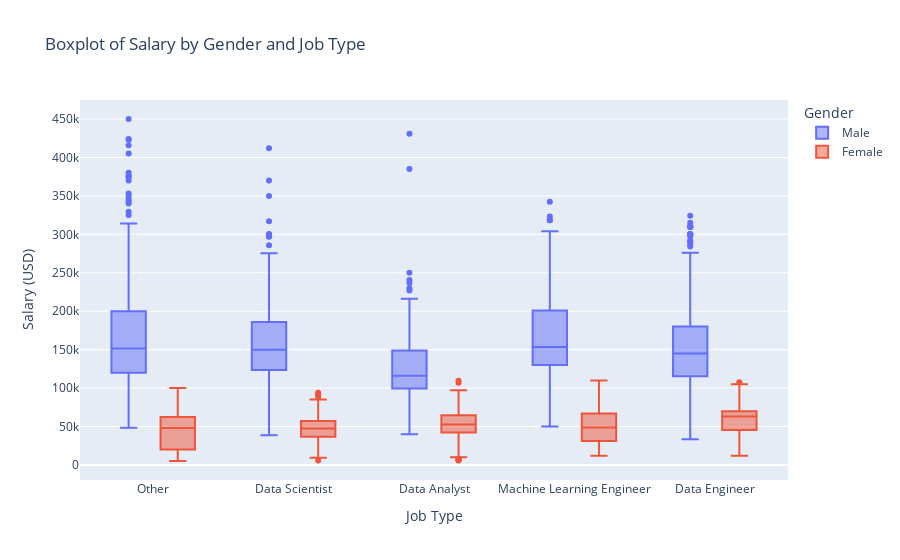

Notebook code cell kept with this figure:
### Markdown cell above
### 1- Salary by gender and job title

### Code cell
fig = boxplot_salary_gender_job_title(df)
fig

### Figure 1 — Plotly figure (JSON) as saved in the notebook; plotly's stock layout.template omitted (floating-point values rounded to 4 significant figures; data arrays with more than 128 entries replaced by an {"elided": "..."} marker saying what was removed)
{"data": [{"alignmentgroup": "True", "hovertemplate": "gender=Male<br>job_title_grouped=%{x}<br>salary_in_usd=%{y}<extra></extra>", "legendgroup": "Male", "marker": {"color": "#636efa"}, "name": "Male", "notched": false, "offsetgroup": "Male", "orientation": "v", "showlegend": true, "type": "box", "x": {"elided": "3185 str values"}, "x0": " ", "xaxis": "x", "y": {"elided": "3185 int values"}, "y0": " ", "yaxis": "y"}, {"alignmentgroup": "True", "hovertemplate": "gender=Female<br>job_title_grouped=%{x}<br>salary_in_usd=%{y}<extra></extra>", "legendgroup": "Female", "marker": {"color": "#EF553B"}, "name": "Female", "notched": false, "offsetgroup": "Female", "orientation": "v", "showlegend": true, "type": "box", "x": {"elided": "570 str values"}, "x0": " ", "xaxis": "x", "y": {"elided": "570 int values"}, "y0": " ", "yaxis": "y"}], "layout": {"boxmode": "group", "legend": {"title": {"text": "Gender"}, "tracegroupgap": 0}, "showlegend": true, "title": {"text": "Boxplot of Salary by Gender and Job Type"}, "xaxis": {"anchor": "y", "domain": [0, 1], "title": {"text": "Job Type"}}, "yaxis": {"anchor": "x", "domain": [0, 1], "title": {"text": "Salary (USD)"}}}}
